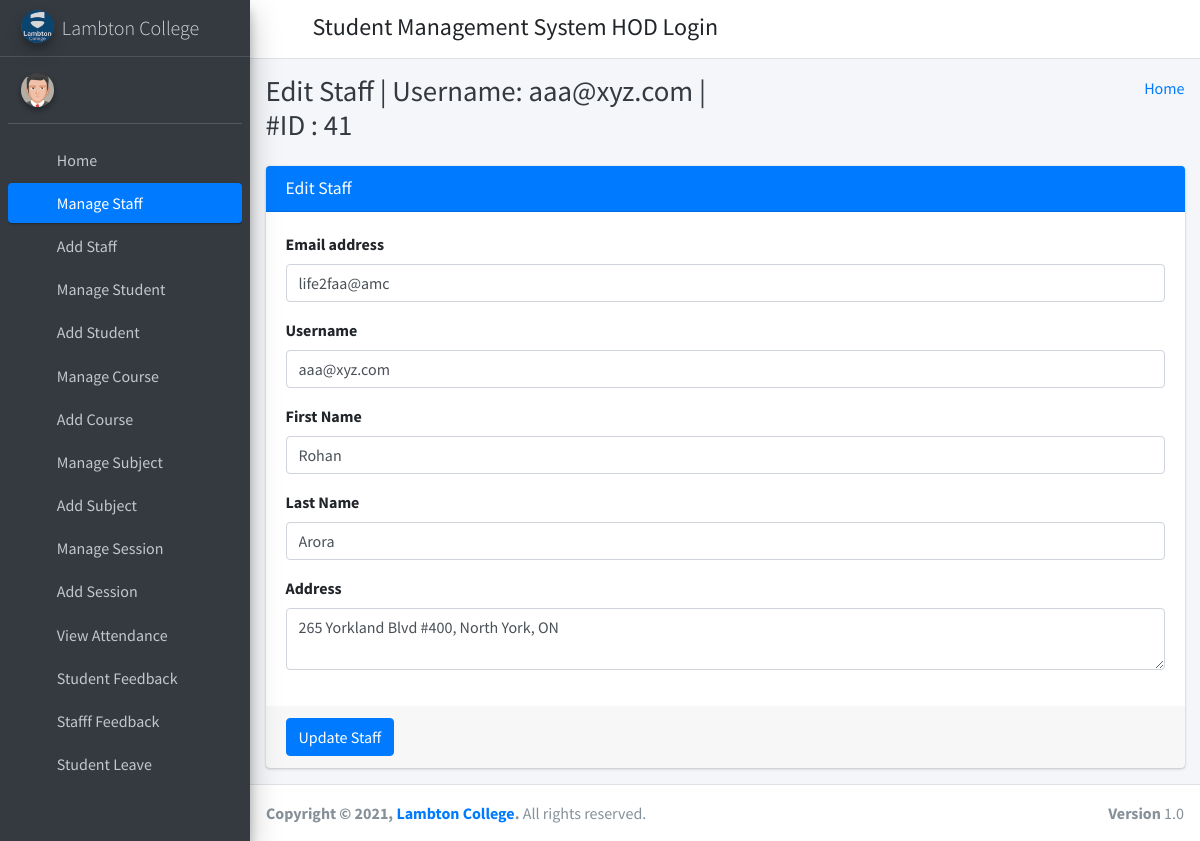
The app's page /edit_staff/41/ (signed in) with its own data.
### student_management_app/models.py (models this page shows)
class Staffs(models.Model):
    id = models.AutoField(primary_key=True)
    admin = models.OneToOneField(CustomUser, on_delete = models.CASCADE)
    address = models.TextField()
    created_at = models.DateTimeField(auto_now_add=True)
    updated_at = models.DateTimeField(auto_now=True)
    objects = models.Manager()

class CustomUser(AbstractUser):
    user_type_data = ((1, "HOD"), (2, "Staff"), (3, "Student"))
    user_type = models.CharField(default=1, choices=user_type_data, max_length=10)

### student_management_app/HodViews.py (the view)
# urls.py: path('edit_staff/<staff_id>/', HodViews.edit_staff, name="edit_staff"),
def edit_staff(request, staff_id):
    staff = Staffs.objects.get(admin=staff_id)
    context = {
        "staff": staff,
        "id": staff_id
    }
    return render(request, "hod_template/edit_staff_template.html", context)

### student_management_app/LoginCheckMiddleWare.py (called while the page is built, shortened)
    def process_view(self, request, view_func, view_args, view_kwargs):
        modulename = view_func.__module__
        user = request.user
        if user.is_authenticated:
            if user.user_type == "1":
                if modulename == "student_management_app.HodViews":
                    pass
                elif modulename == "student_management_app.views" or modulename == "django.views.static":
                    pass
                else:
                    return redirect("admin_home")
            else:
                return redirect("login")
        else:
            if request.path == reverse("login") or request.path == reverse("doLogin"):
                pass
            else:
                return redirect("login")

### student_management_app/templates/hod_template/edit_staff_template.html (shortened to what this page needs)
{% extends 'hod_template/base_template.html' %}
{% block page_title %}
    Edit Staff | Username: {{ staff.admin.username }} | #ID : {{ staff.admin.id }}
{% endblock page_title %}
{% block main_content %}
{% load static %}
<section class="content">
        <div class="container-fluid">
            <div class="row">
                <div class="col-md-12">
                    <div class="card card-primary">
                    <div class="card-header">
                        <h3 class="card-title">Edit Staff</h3>
                    </div>
                    <form role="form" method="POST" action="{% url 'edit_staff_save' %}">
                        <div class="card-body">
                            <div class="form-group">
                                <label>Email address</label>
                                <input type="email" class="form-control" name="email" value="{{ staff.admin.email }}">
                            </div>
                            <div class="form-group">
                                <label>Username</label>
                                <input type="text" class="form-control" name="username" value="{{ staff.admin.username }}">
                            </div>
                            <div class="form-group">
                                <label>First Name</label>
                                <input type="text" class="form-control" name="first_name" value="{{ staff.admin.first_name }}">
                            </div>
                            <div class="form-group">
                                <label>Last Name</label>
                                <input type="text" class="form-control" name="last_name" value="{{ staff.admin.last_name }}">
                            </div>
                            <div class="form-group">
                                <label>Address</label>
                                <textarea class="form-control" name="address">{{ staff.address }}</textarea>
                            </div>
                        </div>
                        <div class="card-footer">
                        <button type="submit" class="btn btn-primary">Update Staff</button>
                        </div>
                    </form>
                    </div>
                </div>
            </div>
        </div>
      </section>
  {% endblock main_content %}

### records on screen
Staffs: admin.username "aaa@xyz.com", admin.id "41", email "life2faa@amc", username "aaa@xyz.com", first_name "Rohan", last_name "Arora", address "265 Yorkland Blvd #400, North York, ON"
